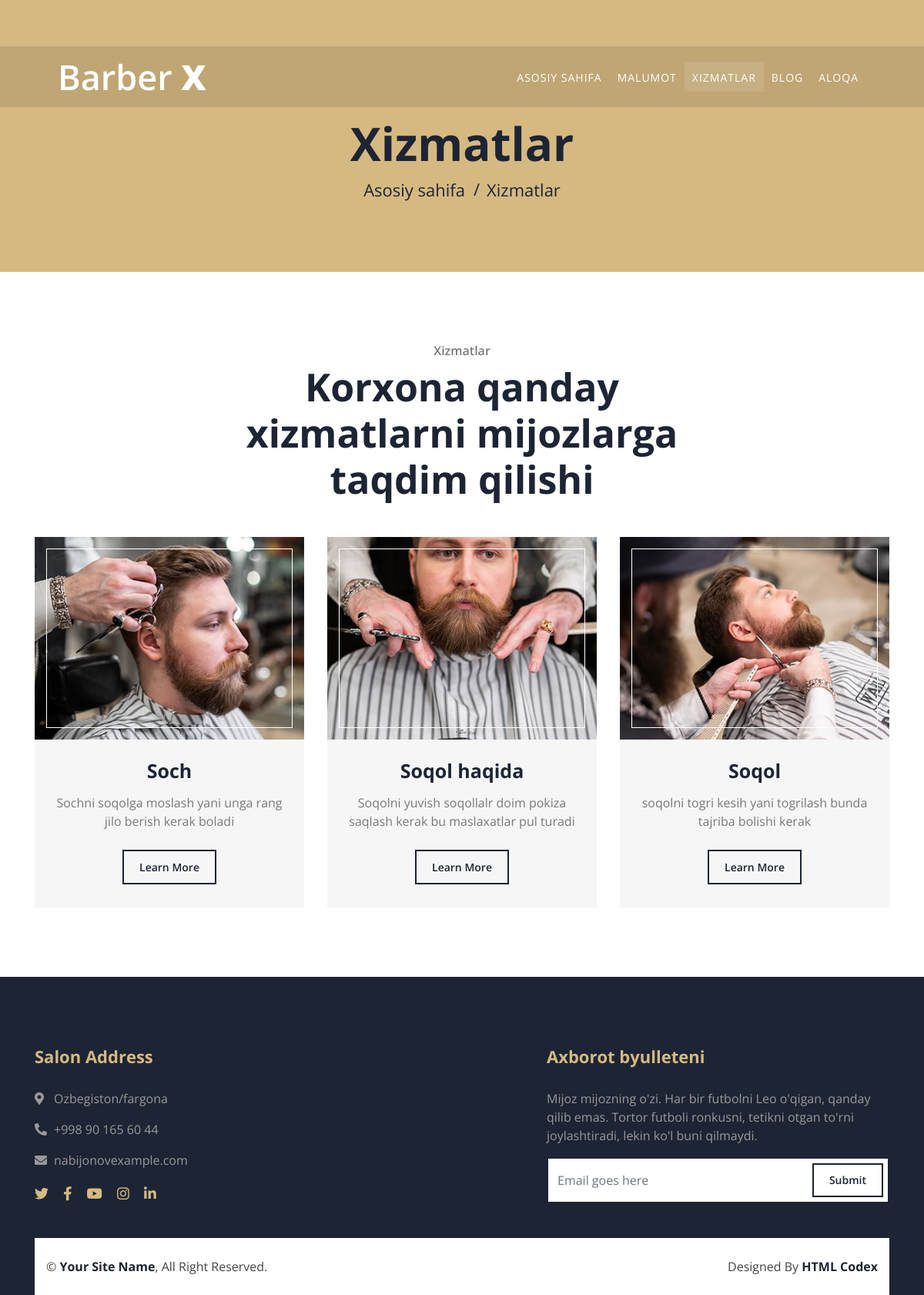
The app's page /service/ with its own data.
### main/models.py (models this page shows, shortened)
class Service(models.Model):
    name = models.CharField(max_length=255)
    body = models.TextField()
    icon = models.FileField(upload_to='service/')

### main/views.py (the view)
# urls.py: path('service/', views.service, name='service'),
def service(request):
    services = models.Service.objects.all()
    context = {
        'services':services
    }
    return render(request, 'service.html', context)

### templates/service.html (shortened to what this page needs)
{% load static %}
<!DOCTYPE html>
<html lang="en">
    <head>
        <link href="https://stackpath.bootstrapcdn.com/bootstrap/4.4.1/css/bootstrap.min.css" rel="stylesheet">
        <link href="https://cdnjs.cloudflare.com/ajax/libs/font-awesome/5.10.0/css/all.min.css" rel="stylesheet">
        <link href="{% static 'lib/animate/animate.min.css' %}" rel="stylesheet">
        <link href="{% static 'lib/owlcarousel/assets/owl.carousel.min.css' %}" rel="stylesheet">
        <link href="{% static 'lib/lightbox/css/lightbox.min.css' %}" rel="stylesheet">
        <link href="{% static 'css/style.css' %}" rel="stylesheet">
    </head>
    <body>
        <div class="navbar navbar-expand-lg bg-dark navbar-dark">
            <div class="container-fluid">
                <a href="{% url 'index' %}" class="navbar-brand">Barber <span>X</span></a>
                <div class="collapse navbar-collapse justify-content-between" id="navbarCollapse">
                    <div class="navbar-nav ml-auto">
                        <a href="{% url 'index' %}" class="nav-item nav-link">Asosiy sahifa</a>
                        <a href="{% url 'about' %}" class="nav-item nav-link">Malumot</a>
                        <a href="{% url 'service' %}" class="nav-item nav-link active">Xizmatlar</a>
                        <a href="{% url 'blog' %}" class="nav-item nav-link">Blog</a>
                        <a href="{% url 'contact' %}" class="nav-item nav-link">Aloqa</a>
                    </div>
                </div>
            </div>
        </div>
        <div class="page-header">
            <div class="container">
                <div class="row">
                    <div class="col-12">
                        <h2>Xizmatlar</h2>
                    </div>
                    <div class="col-12">
                        <a href="">Asosiy sahifa</a>
                        <a href="">Xizmatlar</a>
                    </div>
                </div>
            </div>
        </div>
        <div class="service">
            <div class="container">
                <div class="section-header text-center">
                    <p>Xizmatlar</p>
                    <h2>Korxona qanday xizmatlarni mijozlarga taqdim qilishi</h2>
                </div>
                <div class="row">
                    {% for service in services  %}
                    <div class="col-lg-4 col-md-6">
                        <div class="service-item">
                            <div class="service-img">
                                <img src="{{service.icon.url}}" alt="Image">
                            </div>
                            <h3>{{service.name}}</h3>
                            <p>
                                {{service.body}}
                            </p>
                            <a class="btn" href="">Learn More</a>
                        </div>
                    </div> {% endfor %}
                    </div>
            </div>
        </div>
        <div class="footer">
            <div class="container">
                <div class="row">
                    <div class="col-lg-7">
                        <div class="row">
                            <div class="col-md-6">
                                <div class="footer-contact">
                                    <h2>Salon Address</h2>
                                    <p><i class="fa fa-map-marker-alt"></i>Ozbegiston/fargona</p>
                                    <p><i class="fa fa-phone-alt"></i>+998 90 165 60 44</p>
                                    <p><i class="fa fa-envelope"></i>nabijonovexample.com</p>
                                    <div class="footer-social">
                                        <a href=""><i class="fab fa-twitter"></i></a>
                                        <a href=""><i class="fab fa-facebook-f"></i></a>
                                        <a href=""><i class="fab fa-youtube"></i></a>
                                        <a href=""><i class="fab fa-instagram"></i></a>
                                        <a href=""><i class="fab fa-linkedin-in"></i></a>
                                    </div>
                                </div>
                            </div>
                        </div>
                    </div>
                    <div class="col-lg-5">
                        <div class="footer-newsletter">
                            <h2>Axborot byulleteni</h2>
                            <p>
                                Mijoz mijozning o'zi. Har bir futbolni Leo o'qigan, qanday qilib emas. Tortor futboli ronkusni, tetikni otgan to'rni joylashtiradi, lekin ko'l buni qilmaydi.</p>
                            <div class="form">
                                <input class="form-control" placeholder="Email goes here">
                                <button class="btn">Submit</button>
                            </div>
                        </div>
                    </div>
                </div>
            </div>
            <div class="container copyright">
                <div class="row">
                    <div class="col-md-6">
                        <p>&copy; <a href="#">Your Site Name</a>, All Right Reserved.</p>
                    </div>
                    <div class="col-md-6">
                        <p>Designed By <a href="https://htmlcodex.com">HTML Codex</a></p>
                    </div>
                </div>
            </div>
        </div>
    </body>
</html>

### static/css/style.css (style rules this page uses)
body { color: #797979; background: #ffffff; font-family: 'Open Sans', sans-serif; }
h1, h2, h3, h4, h5, h6 { color: #1d2434; }
a { color: #454545; transition: .3s; }
.container-fluid { max-width: 1366px; }
.navbar { position: relative; transition: .5s; z-index: 999; }
.navbar .navbar-brand { margin: 0; color: #ffffff; font-size: 45px; line-height: 0px; font-weight: 600; }
.navbar .navbar-brand span { font-weight: 800; }
.navbar-dark .navbar-nav .nav-link, .navbar-dark .navbar-nav .nav-link:focus, .navbar-dark .navbar-nav .nav-link:hover, .navbar-dark .navbar-nav .nav-link.active { padding: 10px 10px 8px 10px; color: #ffffff; }
.navbar-dark .navbar-nav .nav-link:hover, .navbar-dark .navbar-nav .nav-link.active { background: rgba(256, 256, 256, .1); transition: none; }
@media (min-width: 992px) { .navbar { position: absolute; width: 100%; top: 60px; padding: 20px 60px; background: rgba(0, 0, 0, .1) !important; z-index: 9; } }
@media (min-width: 992px) { .navbar a.nav-link { padding: 8px 15px; font-size: 14px; letter-spacing: 1px; text-transform: uppercase; } }
.page-header { position: relative; margin-bottom: 45px; padding: 150px 0 90px 0; text-align: center; background: #D5B981; }
.page-header h2 { position: relative; color: #1d2434; font-size: 60px; font-weight: 700; }
.page-header a { position: relative; padding: 0 12px; font-size: 22px; color: #1d2434; }
.page-header a::after { position: absolute; content: "/"; width: 8px; height: 8px; top: -2px; right: -7px; text-align: center; color: #1d2434; }
.page-header a:last-child::after { display: none; }
.section-header { position: relative; max-width: 600px; margin: 0 auto; margin-bottom: 45px; }
.section-header p { margin-bottom: 5px; position: relative; font-size: 16px; font-weight: 600; }
.section-header h2 { margin: 0; position: relative; font-size: 50px; font-weight: 700; }
.service { position: relative; width: 100%; padding: 45px 0 15px 0; }
.service .service-item { position: relative; width: 100%; text-align: center; margin-bottom: 30px; background: rgba(29, 36, 52, .04); }
.service .service-img { position: relative; width: 100%; }
.service .service-img img { position: relative; width: 100%; height: 100%; object-fit: cover; }
.service .service-img::after { position: absolute; content: ""; top: 15px; right: 15px; bottom: 15px; left: 15px; background: transparent; border: 1px solid #ffffff; z-index: 1; }
.service .service-item h3 { margin: 0; padding: 25px 15px 15px 15px; font-size: 25px; font-weight: 700; }
.service .service-item p { margin: 0; padding: 0 25px 25px 25px; font-size: 16px; }
.service .service-item a.btn { position: relative; margin-bottom: 30px; padding: 10px 20px; font-size: 14px; font-weight: 600; color: #1d2434; border: 2px solid #1d2434; border-radius: 0; background: none; transition: .3s; }
.footer { position: relative; margin-top: 45px; padding-top: 90px; background: #1d2434; }
.footer .footer-contact, .footer .footer-link, .footer .footer-newsletter { position: relative; margin-bottom: 45px; color: #999999; }
.footer .footer-contact h2, .footer .footer-link h2, .footer .footer-newsletter h2 { position: relative; margin-bottom: 30px; font-size: 22px; font-weight: 700; color: #D5B981; }
.footer .footer-contact p i { width: 25px; }
.footer .footer-social { position: relative; margin-top: 20px; }
.footer .footer-social a { display: inline-block; }
.footer .footer-social a i { margin-right: 15px; font-size: 18px; color: #D5B981; }
.footer .footer-social a:last-child i { margin: 0; }
.footer .footer-newsletter .form { position: relative; width: 100%; }
.footer .footer-newsletter input { height: 60px; border: 2px solid #1d2434; border-radius: 0; }
.footer .footer-newsletter .btn { position: absolute; top: 8px; right: 8px; height: 44px; padding: 8px 20px; font-size: 14px; font-weight: 600; color: #1d2434; background: none; border-radius: 0; border: 2px solid #1d2434; transition: .3s; }
.footer .copyright { padding: 0 30px; }
.footer .copyright .row { background: #ffffff; padding-top: 25px; padding-bottom: 25px; }
.footer .copyright p { margin: 0; color: #454545; }
.footer .copyright .col-md-6:last-child p { text-align: right; }
.footer .copyright p a { color: #1d2434; font-weight: 700; }

### records on screen
Service: icon (picture), name "Soch", body "Sochni soqolga moslash yani unga rang jilo berish kerak boladi"
Service: icon (picture), name "Soqol haqida", body "Soqolni yuvish soqollalr doim pokiza saqlash kerak bu maslaxatlar pul turadi"
Service: icon (picture), name "Soqol", body "soqolni togri kesih yani togrilash bunda tajriba bolishi kerak"
